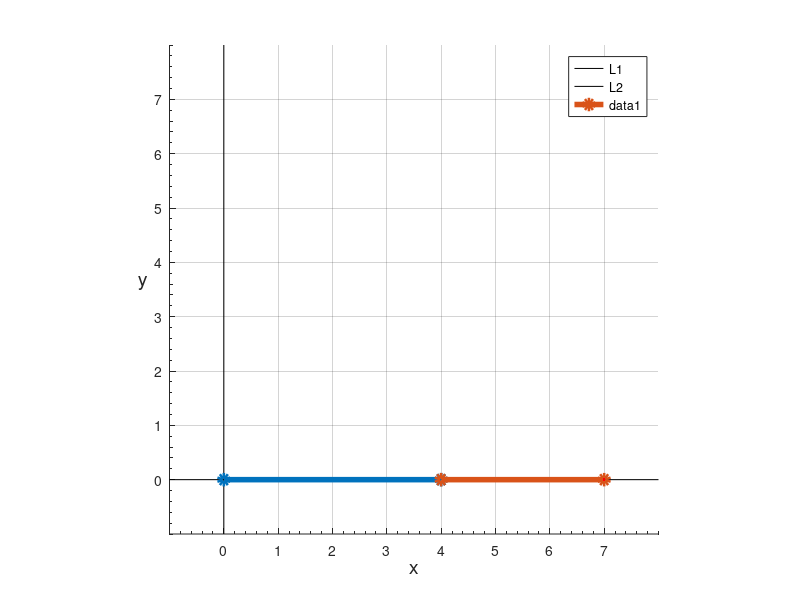

Reproduce this figure in MATLAB. (Note: this script raises an error after producing the figure.)

%referans
%https://www.mathworks.com/help/symbolic/derive-and-apply-inverse-kinematics-to-robot-arm.html
 
xmin = 0;
xmax = 7;
ymin = 0;
ymax = 7;
ticks_frequency = 1;

figure;
hold on;

axis([xmin-1 xmax+1 ymin-1 ymax+1]);
axis equal;

plot([xmin-1 xmax+1], [0 0], 'k');
plot([0 0], [ymin-1 ymax+1], 'k');

xlabel('x', 'FontSize', 14);
ylabel('y', 'FontSize', 14, 'Rotation', 0, 'HorizontalAlignment', 'right');

set(gca, 'XTick', xmin:ticks_frequency:xmax);
set(gca, 'YTick', ymin:ticks_frequency:ymax);
set(gca, 'XMinorTick', 'on');
set(gca, 'YMinorTick', 'on');
grid on;
set(gca, 'GridAlpha', 0.2, 'MinorGridAlpha', 0.2);

L1_length = 4; 
L2_length = 3; 

theta_1 = 0; 
theta_2 = 0; 


x_base = 0;
y_base = 0;


x_l1 = x_base + L1_length * cosd(theta_1);
y_l1 = y_base + L1_length * sind(theta_1);
x_l2 = x_l1 + L2_length * cosd(theta_2);
y_l2 = y_l1 + L2_length * sind(theta_2);

% Plot the lines
hL1 = plot([x_base, x_l1], [y_base, y_l1], 'o-', 'LineWidth', 4);
hL2 = plot([x_l1, x_l2], [y_l1, y_l2], 'o-', 'LineWidth', 4);


legend('L1', 'L2');

x_traj = [];
y_traj = [];
theta1_vals = [];
theta2_vals = [];

for t1 = 0:1:90
    for t2 = 0:1:180
        theta_1 = t1; 
        theta_2 = t2; 

        x_l1 = x_base + L1_length * cosd(theta_1);
        y_l1 = y_base + L1_length * sind(theta_1);
        x_l2 = x_l1 + L2_length * cosd(theta_2);
        y_l2 = y_l1 + L2_length * sind(theta_2);

        
        set(hL1, 'xdata', [x_base, x_l1], 'ydata', [y_base, y_l1]);
        set(hL2, 'xdata', [x_l1, x_l2], 'ydata', [y_l1, y_l2]);

        x_traj = [x_traj, x_l2];
        y_traj = [y_traj, y_l2];
        theta1_vals = [theta1_vals; theta_1];
        theta2_vals = [theta2_vals; theta_2];

        

        % plot the trajectory
        plot(x_traj, y_traj, 'r.','handlevisibility','off');

        data = [x_traj', y_traj'];
        data2 = [theta1_vals, theta2_vals];

        % https://www.mathworks.com/matlabcentral/answers/583043-how-can-we-write-data-into-csv-file-with-column-labels-included#answer_980050
        T = array2table(data);
        T.Properties.VariableNames(1:2) = {'x_traj','y_traj'}
        writetable(T,'data_in.csv')

        T2 = array2table(data2);
        T2.Properties.VariableNames(1:2) = {'theta1_vals', 'theta2_vals'}
        writetable(T2,'data_out.csv')

        pause(0.01);
    end
end


hold off;
